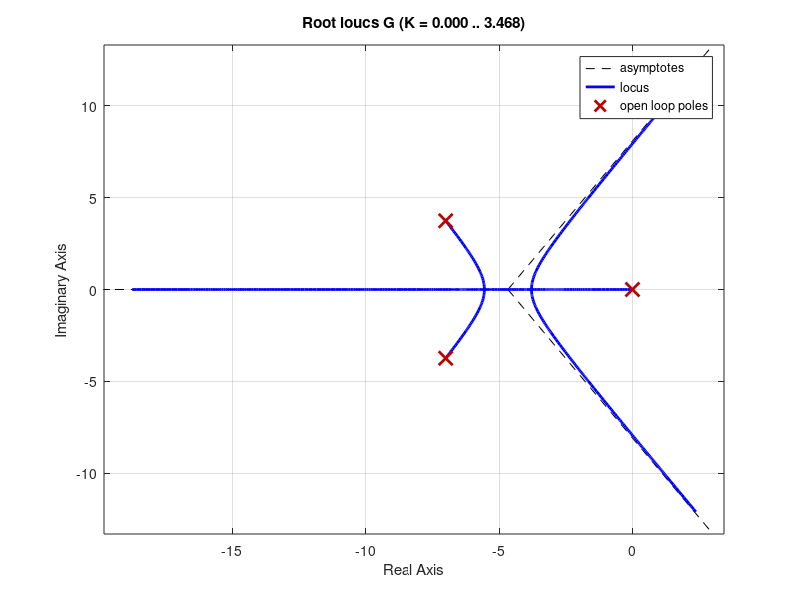
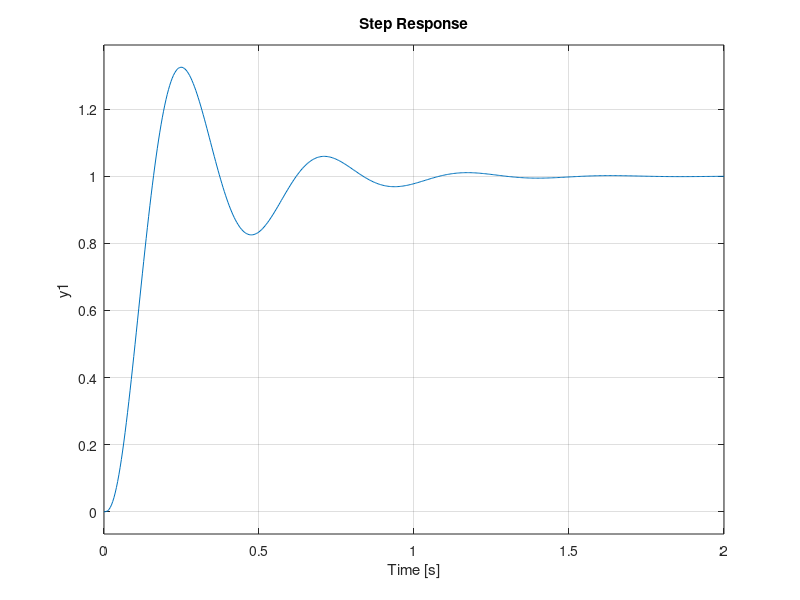

Write the MATLAB code that produced these figures, in order. (Note: this script raises an error after producing the figures.)
clear;
clc;
format long;

%% SYSTEM UNDER CONSIDERATION

G = tf(822,[1 14 63 0]);
% Second order system with integrator
figure(1)
rlocus(G);
%% Requirements Frequency Domain Calculations
% Percentage overshoot < 15%
% Rise Time < 100ms
% Settling Time < 500ms within 5%

A = log(15);
Rzeta = A/(sqrt(pi^2 + A^2)); % desired damping ratio
CPm = 100*Rzeta; % desired compensated phase magring in degrees

% tan(Cpm) = 8/(Ts*Wc)
%increasing threshold margin
% At Rwc of 7.36, Phase angle = -175
% However i will aim at a number < Ts of 200ms
% to ensure target is met
Rwc = (8)/(0.20*tan(deg2rad(CPm))); 

% At Rwc of 18.4056, Phase angle = -227
% additional Phase angle is:
AdPa = CPm + 227 - 180;

%% LEAD COMPENSATOR POLE AND ZERO CALCULATIONS

CPm1 = deg2rad(AdPa+5); % added 5 degrees
% sgrt(Z*P) = Rwc
alpha = ((1 + sin(CPm1))/(1 - sin(CPm1)));

zs = Rwc/sqrt(alpha);
ps = alpha*zs;

% lead compensator is
Gcl = tf([1/zs 1],[1/ps 1]);

%% PLOT OF SINGLE LEAD COMPENSATED SYSTEM

Xc = ((G*Gcl)/(1+(G*Gcl)));

% A single lead compensator proves to be insufficient to
% meet the system requirements only providing an additional
% 30 degrees of phase margin

%% PLOT OF DOUBLE LEAD COMPENSATED SYSTEM

Xdoub = ((G*Gcl*Gcl)/(1+(G*Gcl*Gcl)));
% A double lead compensator is used

figure(2);
step(Xc);
stepdataA = stepinfo(Xc,'SettlingTimeThreshold',0.05);
hold all;
step(Xdoub);
stepdataB = stepinfo(Xdoub,'SettlingTimeThreshold',0.05);
legend('Single Lead','Double Lead');
grid on;

figure(3);
margin(G);
hold all;
margin(Xc);
hold all;
margin(Xdoub);
legend('Original','Single Lead','Double Lead');
grid on;

%% DISCRETISATION OF SYSTEM AND ZtoW-DOMAIN 

% New Desired cross over frequency in  W-domain
% With New Desired Ts at 300ms instead of 200ms
% used in  S-domain. obtained through trial and error
Rwcw = (8)/(0.30*tan(deg2rad(CPm)));
% The desired system bandwidth
ft = ((4/0.30)*(1/Rzeta)*sqrt(((1-(2*(Rzeta^2)))+sqrt((4*(Rzeta^4))-(4*(Rzeta^2))+2))));
T = 1/(20*ft);
% In order to determine the sampling time the system
% bandwidth is calculated and 20 X bandwidth is used
% to avoid interference and aliasing.
[ZZnum,ZZdnum] = c2dm(822,[1 14 63 0],T);
% The Z-transform of G is taken
minZZnum = [-1*ZZnum(1) ZZnum(2) -1*ZZnum(3) ZZnum(4)];
minZZdnum = [-1*ZZdnum(1) ZZdnum(2) -1*ZZdnum(3) ZZdnum(4)];

[YYnum,YYdnum] = bilinear(minZZnum,minZZdnum,0.5);
% Due to the nature of the bilinear transformation
% -Z is used instead of Z
factor = 1/((-T/2)^3);
WWnum = YYnum.*[(-T/2)^3 (-T/2)^2 -T/2 1]*(factor);
WWdnum = YYdnum.*[(-T/2)^3 (-T/2)^2 -T/2 1]*(factor);
Gw = tf(WWnum,WWdnum);
% In order to translate the bilinear transform into
% the W-domain  each coefficient 1 to 1 multplied by 
% increaing powers of -T/3

%% W-DOMAIN LEAD COMPENSATOR POLE AND ZERO CALCULATIONS
% At Rwcw of 12.2704, Phase angle = 153
% additional Phase angle is:
AdPaw = CPm + 153 - 180;

CPm1w = deg2rad(AdPaw+5); % added 5 degrees
% sgrt(Z*P) = Rwc
alphaw = ((1 + sin(CPm1w))/(1 - sin(CPm1w)));

zw = Rwc/sqrt(alphaw);
pw = alphaw*zw;

% lead compensator is
Dw = tf([1/zw 1],[1/pw 1]);

%% PLOT OF W-DOMAIN SINGLE LEAD COMPENSATED SYSTEM

Xcw = ((Gw*Dw*Dw*Dw)/(1+(Gw*Dw*Dw*Dw)));

figure(4);
margin(Gw);
hold all
margin(Xcw);
legend('W-Domain','W-Triple Lead Compensated');
grid on;

figure(5);
step(Xdoub);
hold all;
step(Xcw);
stepdataC = stepinfo(Xcw,'SettlingTimeThreshold',0.05);
legend('S-domain','W-domain');
grid on;

%% CONVERSION FROM WtoZ-DOMAIN
z = tf('z',T);

Wzero = [1/zw 1];
Wpole = [1/pw 1];

w = (((z-1)/(z+1))*(2/T));
%z = (w*T/2)*(1-w)/(w+1)
Dznum = ((w/zw)+1);
Dzdnum = ((w/pw)+1);
%Dznum = (((2*z)-2+(z*zw*T)+(zw*T))/((z*zw*T)+(zw*T)));
%Dzdnum = (((2*z)-2+(z*pw*T)+(pw*T))/((z*pw*T)+(pw*T)));

Dz = ((Dznum)/(Dzdnum));
%(((w/zw)+1)/((w/zw)+1));

Gz = tf(ZZnum,ZZdnum,T);
XCz = feedback(Gz,Dz*Dz);
%XCz = ((Gz*Dz)/(1+(Gz*Dz)));

figure(6);
step(XCz);
